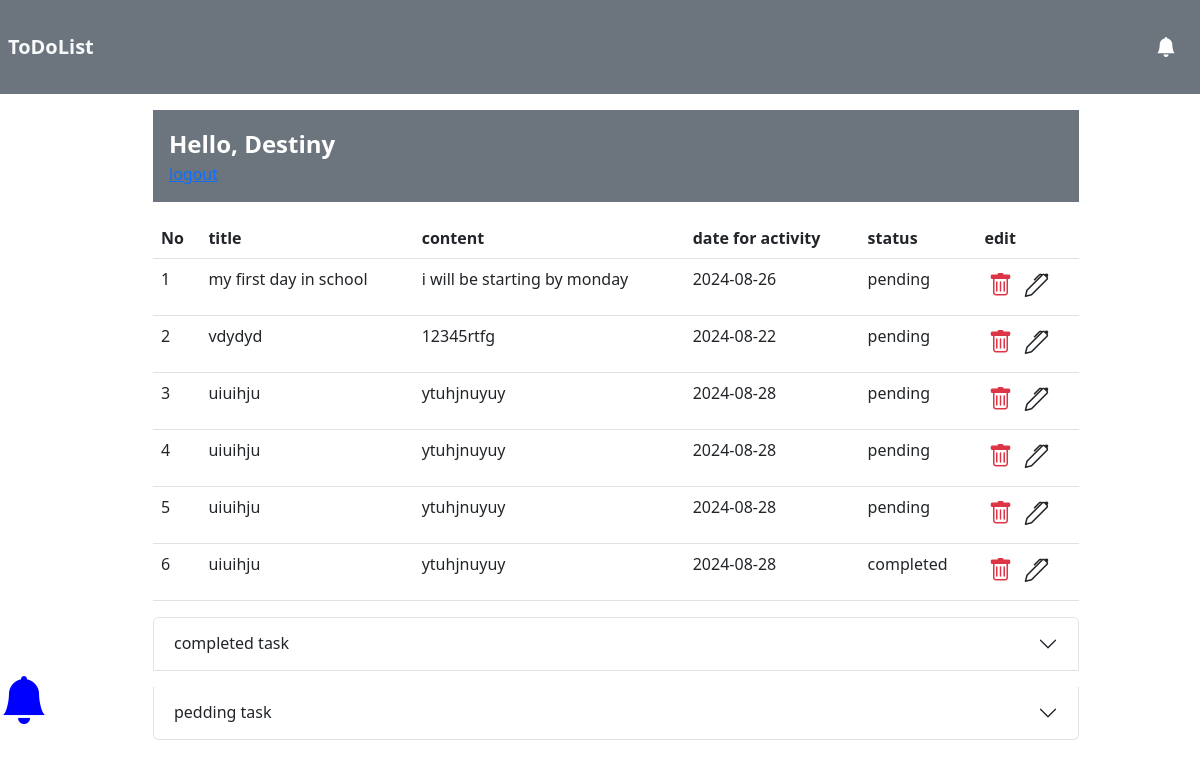
The page /todo.php (signed in) on the database its author committed.
### tables this page shows
CREATE TABLE `task` (
  `id` int(11) NOT NULL,
  `title` varchar(225) DEFAULT NULL,
  `content` varchar(225) DEFAULT NULL,
  `deadline` varchar(225) DEFAULT NULL,
  `status` varchar(20) DEFAULT NULL,
  `unique_id` int(11) DEFAULT NULL,
  `time_created` timestamp NOT NULL DEFAULT current_timestamp() ON UPDATE current_timestamp()
);

### todo.php (the view, shortened to what this page needs)
<?php
include'functions.php';
include 'include/header.php';
require 'conn.php';
if (!isset($_SESSION['username']) && !isset($_SESSION['id'])) {
    header("Location: login.php");
    exit();
}else{
    $username = $_SESSION['username'];
    $user_id = $_SESSION['id'] ;
}
    ?>
    <div class="container">
        <div class="row">
            <div class="col"></div>
            <div class="col-10">
                <div class="header w-100 text-light bg-secondary p-3 m-3 text-white">
                    <?php
                        echo '<div class="fw-bold fs-4 text-capitalize">Hello, ' .  $username . '</div>';
                    ?>
                    <a href="logout.php">logout</a>
                </div>
                <table class='table w-100 m-3 table-responsive table-hover'>
                    <thead>
                        <tr>
                        <th>No</th>
                        <th>title</th>
                        <th>content</th>
                        <th>date for activity</th>
                        <th>status</th>
                        <th>edit</th>
                    </tr>
                    </thead>
                <tbody>
                <?php
                $sql = "SELECT id, title, content, deadline, status FROM todolist.task WHERE unique_id = '$user_id' ";
                 $result = $conn->query($sql);
                if ($result->num_rows > 0) {
                    $count = 0;
                 while($row = $result->fetch_assoc()){
                    $count = $count + 1;
                    $title = $row['title'];
                    $content = $row['content'];
                    $date = $row['deadline'];
                    $status = $row['status'];
                 ?>
                    <tr>
                    <td> <?php echo $count ?> </td>
                    <td>
                        <?php echo $title ?>
                    </td>
                    <td><p><?php echo $content?></p></td>
                    <td><?php echo $date?></td>
                    <td><?php echo $status?></td>
                    <td>
                        <a href='delete.php?delid=<?php echo $row['id']?>' class=' bi bi-trash text-danger fs-4 fw-bolder m-1'></a>
                        <a href="update.php?update=<?php echo $row['id'];?>" class=' bi bi-pen text-dark fs-4 fw-bolder m-1' ></a>
                    </td>
                    </tr>
               </tbody>
               <?php
                 }
                }else{
                echo"<div class='fw-bolder text-capitalize text-dark offset-5'>no task yet</div>";
                }
                ?>
                </table>
                <div class="accordion m-3 w-100 " id="accordionExample">
                <div class="accordion-item mt-3 accordion-collapse">
                    <h2 class="accordion-header">
                    <button class="accordion-button collapsed" type="button" data-bs-toggle="collapse" data-bs-target="#collapseTwo" aria-expanded="false" aria-controls="collapseTwo">
                        completed task
                    </button>
                    </h2>
                </div>
                <div class="accordion-item mt-3">
                    <h2 class="accordion-header">
                    <button class="accordion-button collapsed" type="button" data-bs-toggle="collapse" data-bs-target="#collapseThree" aria-expanded="false" aria-controls="collapseThree">
                        pedding task
                    </button>
                    </h2>
                </div>
                </div>
            </div>
            <div class="col"></div>
        </div>
    </div>
<a onclick="openNav()"class="addbtn bi-bell-fill position-fixed offset-0"></a>

### include/header.php (shortened to what this page needs)
<!DOCTYPE html>
<html lang="en">
<head>
    <link rel="stylesheet" href="css\bootstrap.css">
    <link rel="stylesheet" href="css\bootstrap.min.css">
    <link rel="stylesheet" href="bootstrap-icons/bootstrap-icons.css">
    <link rel="stylesheet" href="style.css">
</head>
<body>
    <nav class="navbar bg-secondary fw-bold fs-5">
        <div class="navbar-brand text-light m-2">ToDoList</div>
        <ul class="nav m-3 ms-auto">
            <a  class="nav-item m-2 bi bi-bell-fill" href="index.php"></a>
        </ul>
    </nav>

### style.css (style rules this page uses)
.nav-item { text-decoration: none; color:white; text-transform: capitalize; }

### todo.php (style rules this page uses)
.addbtn { bottom: 4rem; font-size: 3rem; color:blue; }

### rows shown on the page
task: title "my first day in school", content "i will be starting by monday", deadline "2024-08-26", status "pending"
task: title "vdydyd", content "12345rtfg", deadline "2024-08-22", status "pending"
task: title "uiuihju", content "ytuhjnuyuy", deadline "2024-08-28", status "pending"
task: title "uiuihju", content "ytuhjnuyuy", deadline "2024-08-28", status "pending"
task: title "uiuihju", content "ytuhjnuyuy", deadline "2024-08-28", status "pending"
task: title "uiuihju", content "ytuhjnuyuy", deadline "2024-08-28", status "completed"

### other values the page prints
$username "Destiny"
